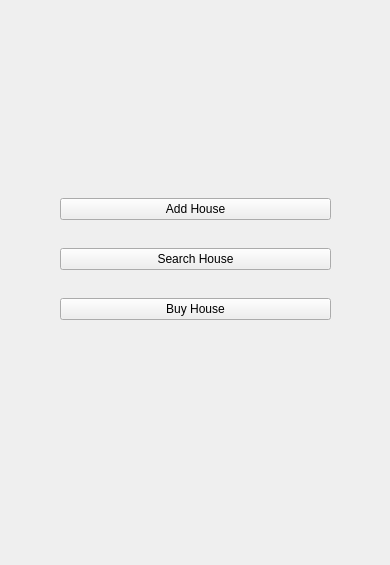
<?xml version="1.0" encoding="UTF-8"?>
<ui version="4.0">
 <class>UserHousingPanel</class>
 <widget class="QWidget" name="UserHousingPanel">
  <property name="geometry">
   <rect>
    <x>0</x>
    <y>0</y>
    <width>390</width>
    <height>565</height>
   </rect>
  </property>
  <property name="minimumSize">
   <size>
    <width>390</width>
    <height>565</height>
   </size>
  </property>
  <property name="maximumSize">
   <size>
    <width>390</width>
    <height>565</height>
   </size>
  </property>
  <property name="windowTitle">
   <string>Saha Housings - User Panel</string>
  </property>
  <widget class="QWidget" name="verticalLayoutWidget">
   <property name="geometry">
    <rect>
     <x>60</x>
     <y>170</y>
     <width>271</width>
     <height>181</height>
    </rect>
   </property>
   <layout class="QVBoxLayout" name="verticalLayout">
    <property name="spacing">
     <number>0</number>
    </property>
    <item>
     <widget class="QPushButton" name="addHouseButton">
      <property name="text">
       <string>Add House</string>
      </property>
     </widget>
    </item>
    <item>
     <widget class="QPushButton" name="searchButton">
      <property name="text">
       <string>Search House</string>
      </property>
     </widget>
    </item>
    <item>
     <widget class="QPushButton" name="BuyButton">
      <property name="text">
       <string>Buy House</string>
      </property>
     </widget>
    </item>
   </layout>
  </widget>
 </widget>
 <resources/>
 <connections/>
</ui>
